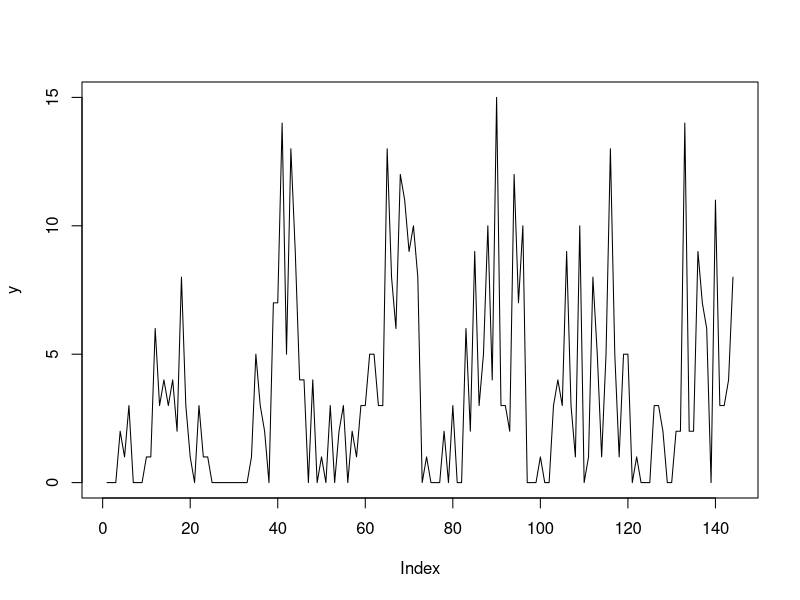

Write the R code that produced this figure. (Note: this script raises an error after producing the figure.)
# Simulate a seasonal smooth and some Tweedie distributed random variates
season <- rep(seq(1, 24), 6)
mean_func = function(x){
  0.1 + x * 0.01 + sin(0.1 * x) - cos(-0.15 * x)
}
set.seed(15)
y = rpois(length(season),
          lambda = mgcv::rTweedie(mu = exp(-0.9 + mean_func(season) +
                                             cumsum(rnorm(length(season), sd = 0.05))),
                                  p = 1.5, phi = 1.1))
plot(y, type = 'l')

data_train <-
  data.frame(y = y[1:125],
             season = season[1:125],
             time = 1:125)
data_test <-
  data.frame(y = y[126:length(season)],
             season = season[126:length(season)],
             time = 126:length(season))

# Poisson model
mod1 <- mvjagam(data_train = data_train,
                data_test = data_test,
                formula = y ~ s(season, k = 15, bs = 'cc'),
                family = 'poisson',
                trend_model = 'AR1',
                chains = 4,
                burnin = 4000, run_model = T,
                return_jags_data = T)

# Negative binomial model
mod2 <- mvjagam(data_train = data_train,
                data_test = data_test,
                formula = y ~ s(season, k = 15, bs = 'cc'),
                family = 'nb',
                trend_model = 'AR1',
                chains = 4,
                burnin = 4000, run_model = T,
                return_jags_data = T)

# Tweedie model
mod3 <- mvjagam(data_train = data_train,
                data_test = data_test,
                formula = y ~ s(season, k = 15, bs = 'cc'),
                family = 'tw',
                trend_model = 'AR1',
                chains = 4,
                burnin = 10000, run_model = T,
                return_jags_data = T)

# Examine DS residual distributions
plot_mvgam_resids(mod1)
plot_mvgam_resids(mod2)
plot_mvgam_resids(mod3)

# Examine out of sample forecast distributions
plot_mvgam_fc(mod1, data_test = data_test)
plot_mvgam_fc(mod2, data_test = data_test)
plot_mvgam_fc(mod3, data_test = data_test)

# Examine estimated smooth functions
plot_mvgam_smooth(object = mod1, series = 1, smooth = 'season')
plot_mvgam_smooth(object = mod2, series = 1, smooth = 'season')
plot_mvgam_smooth(object = mod3, series = 1, smooth = 'season')


# Testing the particle filtering and compare_mvgam functions
pfilter_mvgam_init(object = mod3, n_particles = 1000,
                   n_cores = 3, data_assim = data_test)

pfilter_mvgam_online(data_assim = data_test[1:5,],
                     n_cores = 3, kernel_lambda = 1)

fc <- pfilter_mvgam_fc(file_path = "pfilter",
                       n_cores = 3, data_test = data_test)
fc$series1()

compare_mvgams(model1 = mod1, model2 = mod3,
               fc_horizon = 6, n_evaluations = 10, n_cores = 3)
